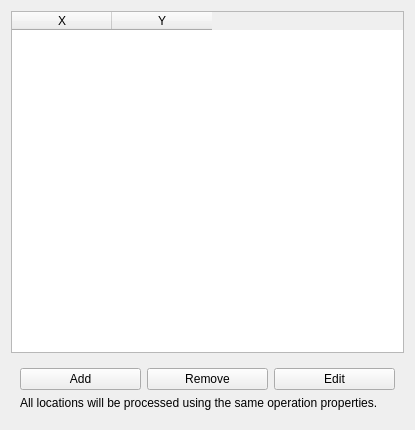
<?xml version="1.0" encoding="UTF-8"?>
<ui version="4.0">
 <class>Form</class>
 <widget class="QWidget" name="Form">
  <property name="geometry">
   <rect>
    <x>0</x>
    <y>0</y>
    <width>415</width>
    <height>430</height>
   </rect>
  </property>
  <property name="windowTitle">
   <string>Form</string>
  </property>
  <layout class="QVBoxLayout" name="verticalLayout_2">
   <item>
    <widget class="QTableWidget" name="baseList">
     <property name="toolTip">
      <string>&lt;html&gt;&lt;head/&gt;&lt;body&gt;&lt;p&gt;List of locations to be processed.&lt;/p&gt;&lt;/body&gt;&lt;/html&gt;</string>
     </property>
     <column>
      <property name="text">
       <string>X</string>
      </property>
     </column>
     <column>
      <property name="text">
       <string>Y</string>
      </property>
     </column>
    </widget>
   </item>
   <item>
    <widget class="QWidget" name="addRemoveEdit" native="true">
     <layout class="QGridLayout" name="gridLayout">
      <item row="0" column="3">
       <widget class="QPushButton" name="editLocation">
        <property name="toolTip">
         <string>&lt;html&gt;&lt;head/&gt;&lt;body&gt;&lt;p&gt;Edit selected location.&lt;/p&gt;&lt;/body&gt;&lt;/html&gt;</string>
        </property>
        <property name="text">
         <string>Edit</string>
        </property>
       </widget>
      </item>
      <item row="0" column="1">
       <widget class="QPushButton" name="addLocation">
        <property name="toolTip">
         <string>&lt;html&gt;&lt;head/&gt;&lt;body&gt;&lt;p&gt;Opens a dialog to add arbitrary locations.&lt;/p&gt;&lt;/body&gt;&lt;/html&gt;</string>
        </property>
        <property name="text">
         <string>Add</string>
        </property>
       </widget>
      </item>
      <item row="0" column="2">
       <widget class="QPushButton" name="removeLocation">
        <property name="toolTip">
         <string>&lt;html&gt;&lt;head/&gt;&lt;body&gt;&lt;p&gt;Remove selected location from the list. The operation is no longer applied to them.&lt;/p&gt;&lt;/body&gt;&lt;/html&gt;</string>
        </property>
        <property name="text">
         <string>Remove</string>
        </property>
       </widget>
      </item>
      <item row="2" column="1" colspan="3">
       <widget class="QLabel" name="label">
        <property name="text">
         <string>All locations will be processed using the same operation properties.</string>
        </property>
        <property name="textFormat">
         <enum>Qt::AutoText</enum>
        </property>
        <property name="wordWrap">
         <bool>true</bool>
        </property>
       </widget>
      </item>
     </layout>
    </widget>
   </item>
  </layout>
 </widget>
 <tabstops>
  <tabstop>baseList</tabstop>
 </tabstops>
 <resources/>
 <connections/>
</ui>
